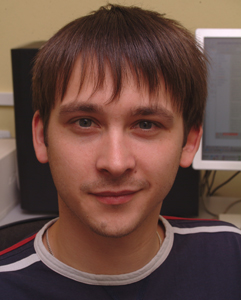
#> input picture face-recognition/test-data/me_300.jpg, 241 x 300 px
$ python show_image.py test-data/me_300.jpg
#> lines starting #> are read from the running program, lines starting #| are printed output that depends on the picture
import cv2
import sys

img = cv2.imread(sys.argv[1],0) # Load an color image in grayscale
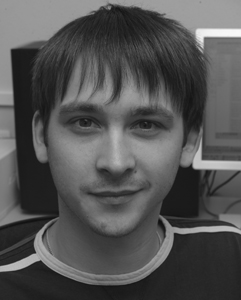
#> img: shape (300, 241); min 16, max 248, mean 83.4
cv2.imshow('image',img)
cv2.waitKey(0)
cv2.destroyAllWindows()

$ run again, on face-recognition/test-data/test6.jpg
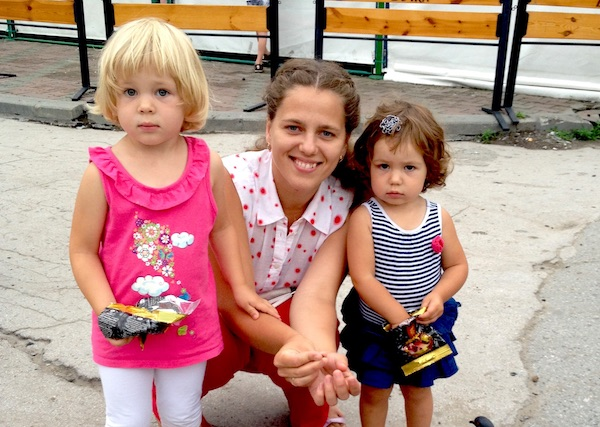
#> input picture face-recognition/test-data/test6.jpg, 600 x 427 px
#> `img = cv2.imread(sys.argv[1],0)`:
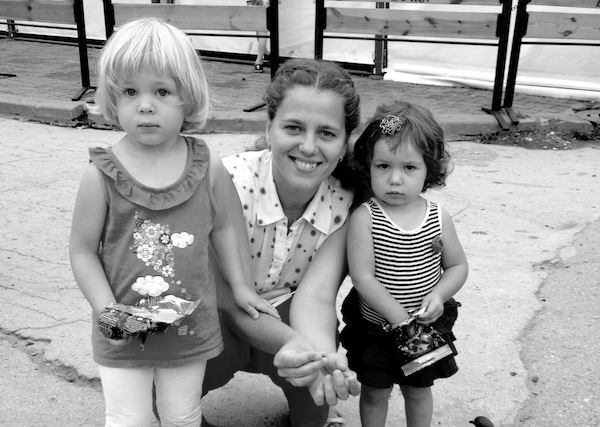
#> img: shape (427, 600); min 0, max 255, mean 156.3

$ run again, on face-recognition/test-data/test7.jpg
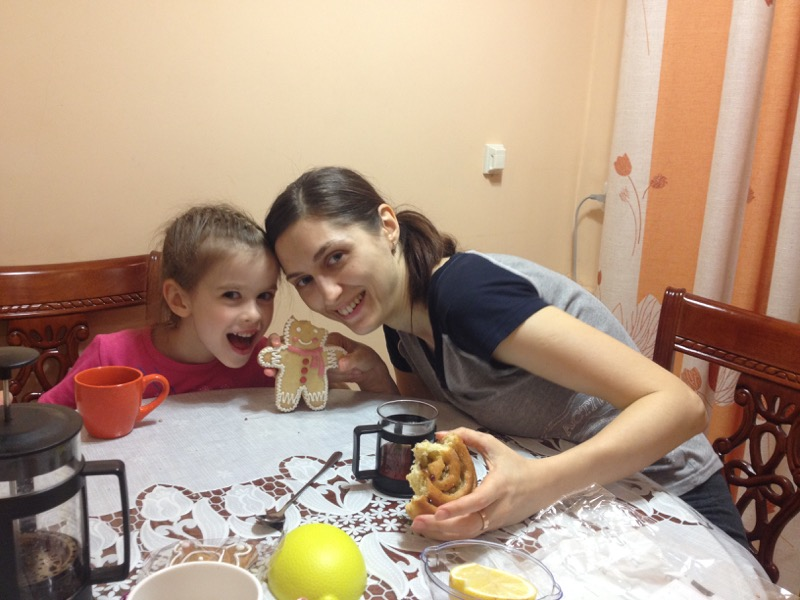
#> input picture face-recognition/test-data/test7.jpg, 800 x 600 px
#> `img = cv2.imread(sys.argv[1],0)`:
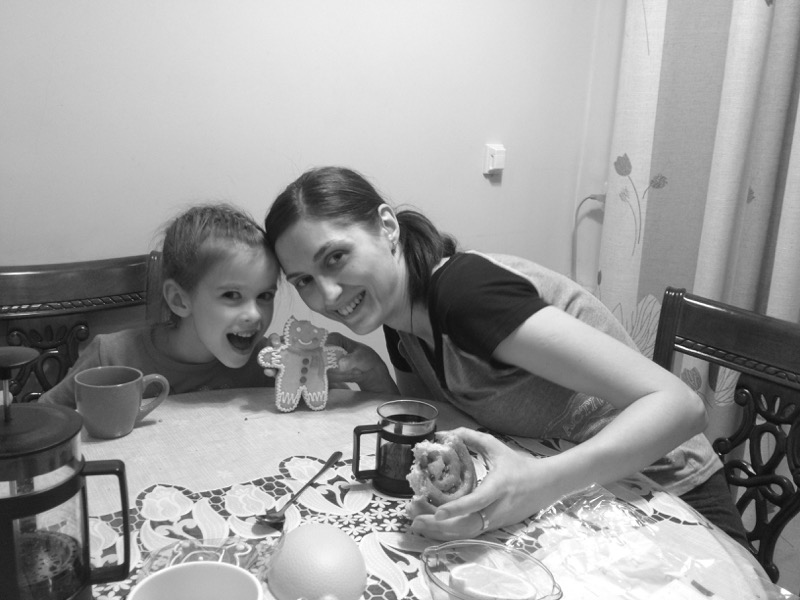
#> img: shape (600, 800); min 9, max 255, mean 155.2

$ run again, on face-recognition/test-data/testAnton_Di.jpg
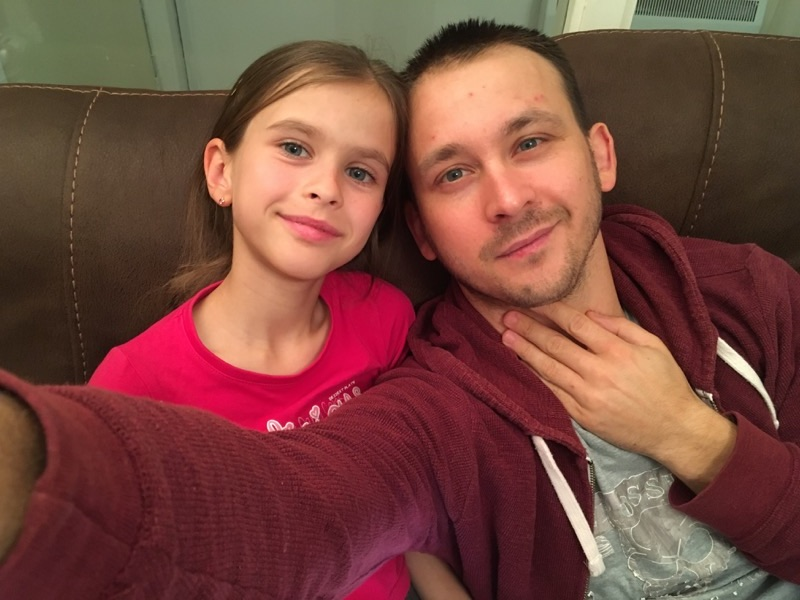
#> input picture face-recognition/test-data/testAnton_Di.jpg, 800 x 600 px
#> `img = cv2.imread(sys.argv[1],0)`:
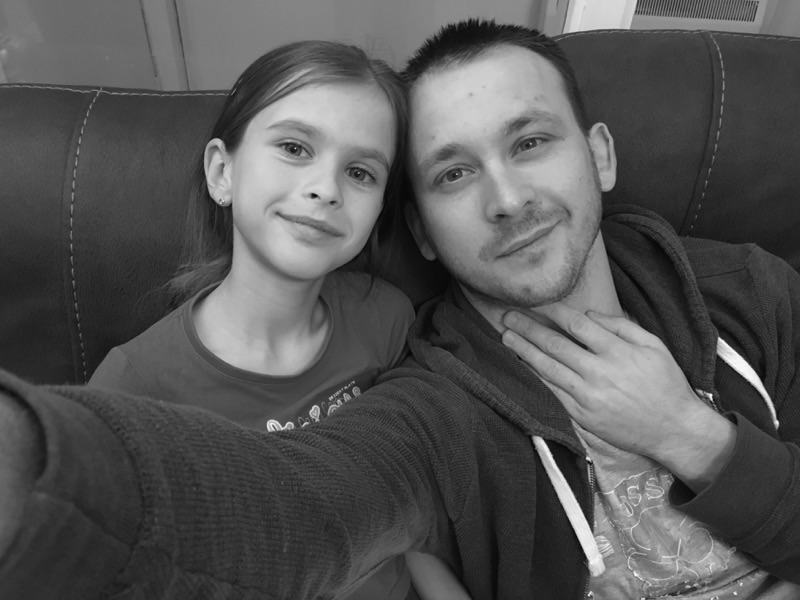
#> img: shape (600, 800); min 4, max 255, mean 85.1
